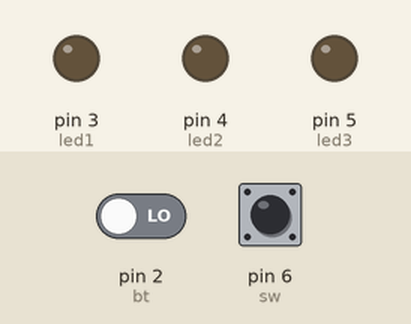
Bench run of a sketch on a simulated Arduino Uno, built with avr-gcc and run on an emulated ATmega328P. Parts: output pins drawn as LEDs (lit = HIGH). The test bench sets the inputs (shaded band); at power-on: pin 6 (sw) LOW, pin 2 (bt) LOW.

Above: at 1.2 s.
1.3 s: pin 6 (sw) pulled HIGH for 3.2 s
At 2.1 s:
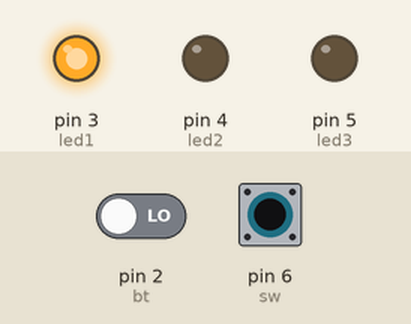
6.0 s: pin 2 (bt) driven HIGH
At 7.2 s:
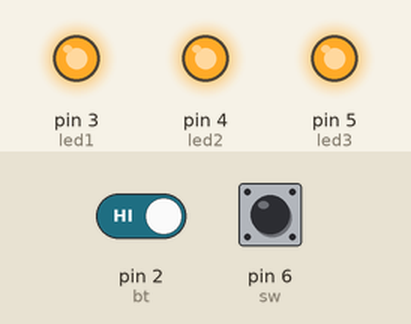
7.5 s: pin 6 (sw) pulled HIGH for 0.15 s
At 8.4 s:
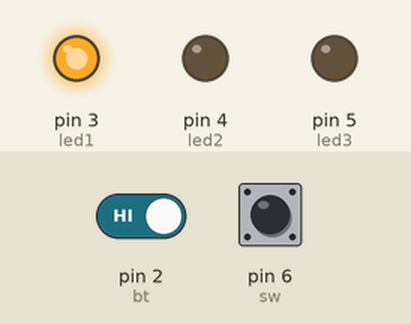
9.1 s: pin 6 (sw) pulled HIGH for 1 s
At 9.6 s:
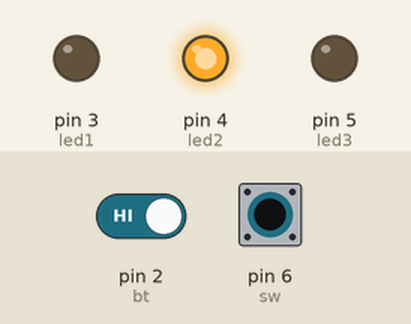
Timing chart, 0 to 12.1 s (numbered marks = the images above; inputs shaded):
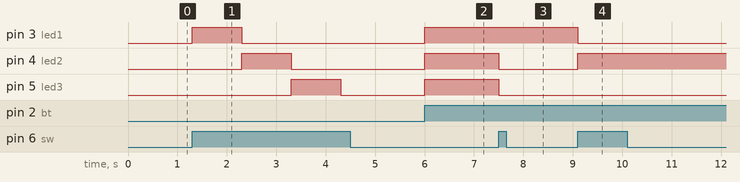

The sketch:

sketch.ino
```cpp
int sw = 6;
int bt = 2;
int led1 = 3;
int led2 = 4;
int led3 = 5;
int pressed = 0;
int alert_state = 0;

void press() {
  alert_state += 1;
  if (alert_state > 1){
    alert_state = 0;
  }
  if (alert_state == 1){
      digitalWrite(led1, HIGH);
      digitalWrite(led2, HIGH);
      digitalWrite(led3, HIGH);
      pressed = 0;
  }
  else {
      digitalWrite(led1, LOW);
      digitalWrite(led2, LOW);
      digitalWrite(led3, LOW);
  }
}

void setup() {
  pinMode(sw, INPUT);
  pinMode(led1, OUTPUT);
  pinMode(led2, OUTPUT);
  pinMode(led3, OUTPUT);
  attachInterrupt(digitalPinToInterrupt(bt), press, RISING);
}

void loop() {

  if (digitalRead(sw) == HIGH) {
    pressed+=1;
    Serial.println(pressed);
    if (pressed > 3) {
      pressed = 0;
    }

    if (pressed == 1){
      digitalWrite(led1, HIGH);
      digitalWrite(led2, LOW);
      digitalWrite(led3, LOW);
    }
    else if (pressed == 2){
      digitalWrite(led1, LOW);
      digitalWrite(led2, HIGH);
      digitalWrite(led3, LOW);
    }
    else if (pressed == 3){
      digitalWrite(led1, LOW);
      digitalWrite(led2, LOW);
      digitalWrite(led3, HIGH);
    }
    else if (pressed == 0){
      digitalWrite(led1, LOW);
      digitalWrite(led2, LOW);
      digitalWrite(led3, LOW);
    }
    delay(1000);
  }
}
```

Measured:
- after the input at 1.3 s, pin 3 (led1): LOW → HIGH at once, → LOW 1.0 s later; pin 4 (led2): LOW → HIGH after 1.0 s, → LOW 1.0 s later; pin 5 (led3): LOW → HIGH after 2.0 s, → LOW 1.0 s later
- after the input at 6.0 s, pin 3 (led1), pin 4 (led2), pin 5 (led3): LOW → HIGH at once
- after the input at 7.5 s, pin 4 (led2), pin 5 (led3): HIGH → LOW at once
- after the input at 9.1 s, pin 3 (led1): HIGH → LOW at once; pin 4 (led2): LOW → HIGH at once
